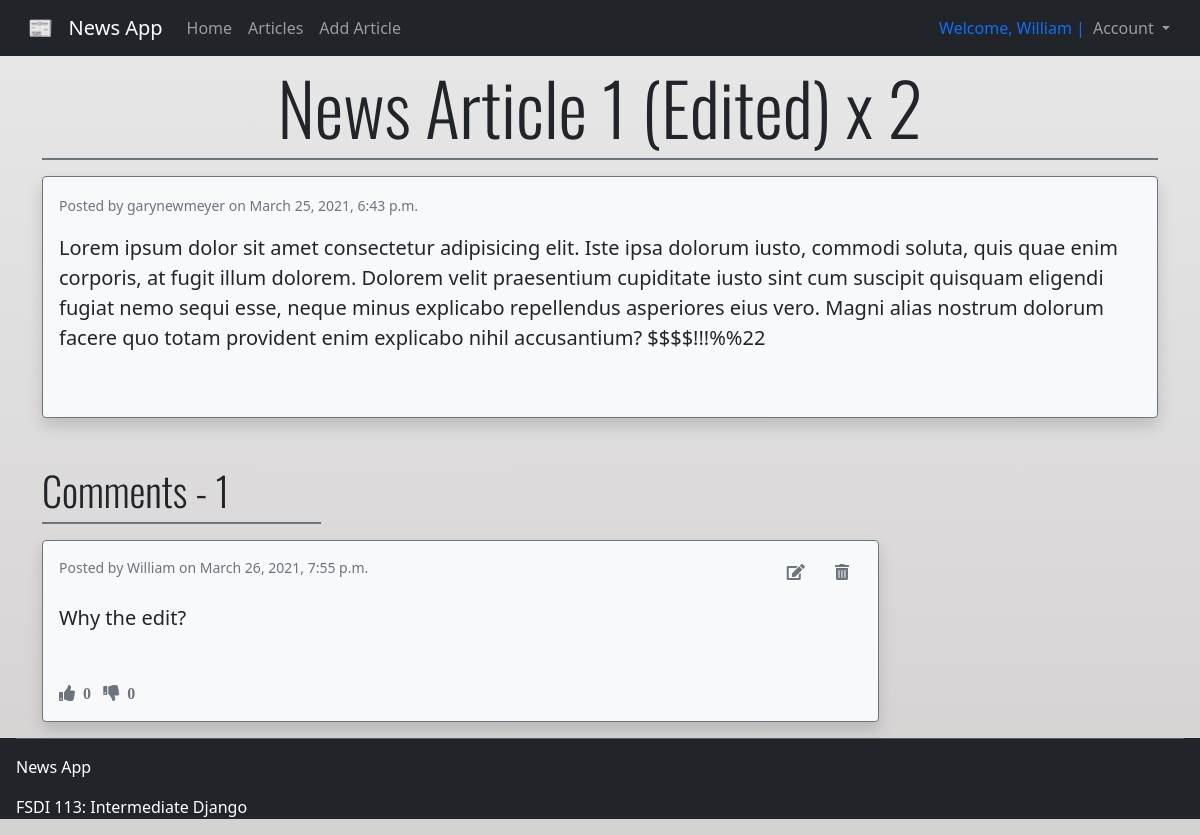
Screenshot of /articles/1/ (signed in) with the database file from the repository.
### accounts/models.py (models this page shows)
class CustomUser(AbstractUser):
    age = models.PositiveIntegerField(null=True, blank=True)

### articles/models.py (models this page shows, shortened)
class Article(models.Model):
    title = models.CharField(max_length=255)
    body = models.TextField()
    author = models.ForeignKey(get_user_model(), on_delete=models.CASCADE)
    likes = models.IntegerField(default=0)
    dislikes = models.IntegerField(default=0)
    flagged = models.BooleanField(default=False)
    created_at = models.DateTimeField(auto_now_add=True)

class Comment(models.Model):
    article = models.ForeignKey(
        Article,
        on_delete=models.CASCADE,
        related_name='comments'
    )
    comment = models.CharField(max_length=140)
    author = models.ForeignKey(
        get_user_model(),
        on_delete=models.CASCADE
    )
    likes = models.IntegerField(default=0)
    dislikes = models.IntegerField(default=0)
    flagged = models.BooleanField(default=False)
    created_at = models.DateTimeField(auto_now_add=True)
    def __str__(self):
        return self.comment

### articles/views.py (the view)
# urls.py: path('<int:pk>/', ArticleDetailView.as_view(), name='one_article'),
class ArticleDetailView(DetailView):
    model = Article
    template_name = 'articles/one_article.html'

### templates/articles/one_article.html (shortened to what this page needs)
{% extends "base.html" %}
{% block content %}
<div class="container pt-3">
    <h1 class="display-2 mt-5 text-center g-font">{{article.title}}</h1>
    <div class="divider bg-primary border border-secondary"></div>
    <div class="mt-3 p-3 border border-secondary bg-light rounded shadow">
        <small class="text-muted">Posted by {{article.author}} on {{article.created_at}}</small>
        <blockquote class="blockquote mb-5">
            <p class="mt-3">{{article.body}}</p>
        </blockquote>
    </div>
    <div class="comments mt-5">
        <h3 class="g-font display-6">Comments - {{article.comments.count}}</h3>
        <div class="divider bg-primary border border-secondary w-25 mb-3"></div>
        {% if user.id > 0 %}
        {% for comment in article.comments.all %}
            <div class="mt-3 p-3 border border-secondary bg-light rounded shadow w-75">
                <div class="d-flex justify-content-between">
                    <small class="text-muted">Posted by {{comment.author}} on {{comment.created_at}}</small>
                    {% if user.id == comment.author.id %}
                    <div>
                        <i class="fas fa-edit text-muted btn"><a href="{% url 'edit_article' article.pk %}"></a></i>
                        <i class="fas fa-trash-alt text-muted btn"><a href="{% url 'delete_article' article.pk %}"></a></i>
                    </div>
                    {% else %}
                    <div>
                        <i class="fas fa-flag text-muted btn" onclick="flagComment('{{comment.id}}')"></i>
                    </div>
                    {% endif %}
                </div>
                <blockquote class="blockquote mb-5">
                    <p class="mt-3">{{comment}}</p>
                </blockquote>
                <div class="like-btns">
                    <i id="likes-{{post.id}}" class="fas fa-thumbs-up text-muted">&nbsp {{comment.likes}} &nbsp</i>
                    <i id="dislikes-{{post.id}}" class="fas fa-thumbs-down text-muted">&nbsp {{comment.dislikes}} &nbsp</i>
                </div>
            </div>
        {% endfor %}
        {% else %}
            <div class="alert-warning mt-3 p-3 border border-warning rounded w-50" role="alert">You must be logged in to view comments.
            <a href="{% url 'login' %}">Login</a> or <a href="{% url 'signup' %}">Register</a>.
            </div>
        {% endif %}
    </div>
</div>
{% endblock content %}

### templates/base.html (shortened to what this page needs)
<!DOCTYPE html>
<html lang="en">
<head>
    {% load static %}
    <link rel="stylesheet" href="{% static '/css/styles.css' %}">
    <link href="https://cdn.jsdelivr.net/npm/bootstrap@5.0.0-beta3/dist/css/bootstrap.min.css" rel="stylesheet">
    <link rel="stylesheet" href="https://pro.fontawesome.com/releases/v5.10.0/css/all.css"/>
</head>
<body>
    <nav class="navbar navbar-expand-lg navbar-dark bg-dark fixed-top mb-5">
        <div class="container-fluid">
            <a class="navbar-brand mx-3" href="{% url 'home' %}">📰 &nbsp News App</a>
            <div class="collapse navbar-collapse" id="navbarNav">
                <ul class="navbar-nav">
                    <li class="nav-item">
                        <a class="nav-link" href="{% url 'home' %}">Home</a>
                    </li>
                    <li class="nav-item">
                        <a class="nav-link" href="{% url 'all_articles' %}">Articles</a>
                    </li>
                    <li class="nav-item">
                        <a class="nav-link" href="{% url 'new_article' %}">Add Article</a>
                    </li>
                </ul>
                {% if user.is_authenticated %}
                <ul class="navbar-nav nav-log">
                    <li class="navbar-text text-primary">
                        Welcome, {{user.username}} |
                    </li>
                    <li class="nav-item dropdown">
                        <a class="nav-link dropdown-toggle" href="#" id="navbarDropdown" role="button" data-bs-toggle="dropdown" aria-expanded="false">
                            Account
                        </a>
                    </li>
                </ul>
                {% else %}
                    <span class="navbar-text text-white nav-log">
                        You are not logged in | <a class="text-primary" href="{% url 'login' %}">Login</a>
                        &nbsp| <a class="text-warning" href="{% url 'signup' %}">Register</a>
                        &nbsp| <a class="text-danger" href="{% url 'password_reset' %}">Reset Password</a>
                    </span>
                {% endif %}
            </div>
    </div>
    </nav>
    <main>
        {% block content %}
        {% endblock content %}
    </main>
    <footer class="px-3 text-white bg-dark">
        <hr>
        <p>News App</p>
        <p>FSDI 113: Intermediate Django</p>
    </footer>
</body>
</html>

### pages/static/css/styles.css (style rules this page uses)
body { background-image: linear-gradient(#E8E8E8, #d4d1d1); }
.container { min-height: 90vh; }
.nav-log { margin-left: auto; margin-right: 10px; }
.g-font { font-family: 'Oswald', sans-serif; }
footer { min-height: 10vh; }

### rows the page displays
CustomUser: username "William"
Article: title "News Article 1 (Edited) x 2", author "garynewmeyer", created_at "March 25, 2021, 6:43 p.m.", body "Lorem ipsum dolor sit amet consectetur adipisicing elit. Iste ipsa dolorum iusto, commodi soluta, quis quae enim corporis, at fugit illum dolorem. Dolorem velit praesentium cupiditate iusto sint cum suscipit quisquam eligendi fugiat nemo sequi esse, neque minus explicabo repellendus asperiores eius vero. Magni alias nostrum dolorum facere quo totam provident enim explicabo nihil accusantium? $$$$!!!%%22", comments.count "1"
Comment: author "William", created_at "March 26, 2021, 7:55 p.m.", comment "Why the edit?", likes "0", dislikes "0"
